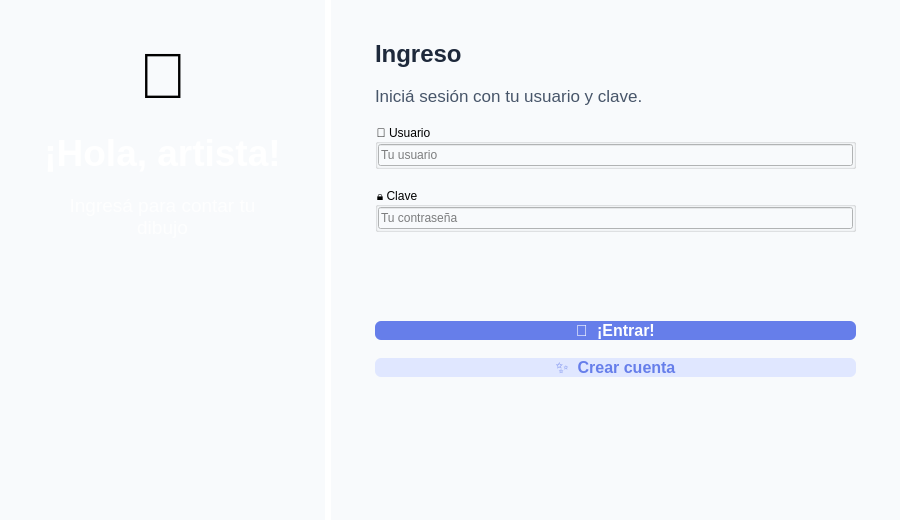
<?xml version="1.0" encoding="UTF-8"?>
<ui version="4.0">
 <class>LoginWindow</class>
 <widget class="QWidget" name="LoginWindow">
  <property name="geometry">
   <rect>
    <x>0</x>
    <y>0</y>
    <width>900</width>
    <height>520</height>
   </rect>
  </property>
  <property name="minimumSize">
   <size>
    <width>680</width>
    <height>520</height>
   </size>
  </property>
  <property name="windowTitle">
   <string>Analizador de Imágenes - Ingresar</string>
  </property>
  <property name="styleSheet">
   <string>QWidget { background-color: #f8fafc; }</string>
  </property>
  <layout class="QVBoxLayout" name="mainLayout">
   <property name="leftMargin">
    <number>0</number>
   </property>
   <property name="topMargin">
    <number>0</number>
   </property>
   <property name="rightMargin">
    <number>0</number>
   </property>
   <property name="bottomMargin">
    <number>0</number>
   </property>
   <item>
    <widget class="QWidget" name="containerWidget" native="true">
     <property name="styleSheet">
      <string>QWidget#containerWidget { background-color: #ffffff; border-radius: 12px; }</string>
     </property>
     <layout class="QHBoxLayout" name="containerLayout">
      <property name="leftMargin">
       <number>0</number>
      </property>
      <property name="topMargin">
       <number>0</number>
      </property>
      <property name="rightMargin">
       <number>0</number>
      </property>
      <property name="bottomMargin">
       <number>0</number>
      </property>
      <item>
       <widget class="QWidget" name="heroPanel" native="true">
        <property name="minimumWidth">
         <number>400</number>
        </property>
        <property name="styleSheet">
         <string>QWidget#heroPanel { background: linear-gradient(135deg, #667eea 0%, #764ba2 100%); border-radius: 12px 0px 0px 12px; }</string>
        </property>
        <layout class="QVBoxLayout" name="heroPanelLayout">
         <property name="leftMargin">
          <number>44</number>
         </property>
         <property name="topMargin">
          <number>40</number>
         </property>
         <property name="rightMargin">
          <number>44</number>
         </property>
         <property name="bottomMargin">
          <number>40</number>
         </property>
         <property name="spacing">
          <number>20</number>
         </property>
         <item>
          <widget class="QLabel" name="heroEmoji">
           <property name="text">
            <string>🎨</string>
           </property>
           <property name="alignment">
            <set>Qt::AlignCenter</set>
           </property>
           <property name="styleSheet">
            <string>font-size: 64px;</string>
           </property>
          </widget>
         </item>
         <item>
          <widget class="QLabel" name="heroTitle">
           <property name="text">
            <string>¡Hola, artista!</string>
           </property>
           <property name="alignment">
            <set>Qt::AlignCenter</set>
           </property>
           <property name="styleSheet">
            <string>color: #ffffff; font-size: 28pt; font-weight: bold;</string>
           </property>
          </widget>
         </item>
         <item>
          <widget class="QLabel" name="heroSubtitle">
           <property name="text">
            <string>Ingresá para contar tu dibujo</string>
           </property>
           <property name="alignment">
            <set>Qt::AlignCenter</set>
           </property>
           <property name="wordWrap">
            <bool>true</bool>
           </property>
           <property name="styleSheet">
            <string>color: rgba(255, 255, 255, 0.8); font-size: 14pt;</string>
           </property>
          </widget>
         </item>
         <item>
          <spacer name="verticalSpacer1">
           <property name="orientation">
            <enum>Qt::Vertical</enum>
           </property>
           <property name="sizeType">
            <enum>QSizePolicy::Expanding</enum>
           </property>
           <property name="sizeHint" stdset="0">
            <size>
             <width>20</width>
             <height>40</height>
            </size>
           </property>
          </spacer>
         </item>
        </layout>
       </widget>
      </item>
      <item>
       <widget class="QWidget" name="formPanel" native="true">
        <property name="minimumWidth">
         <number>380</number>
        </property>
        <layout class="QVBoxLayout" name="formPanelLayout">
         <property name="leftMargin">
          <number>44</number>
         </property>
         <property name="topMargin">
          <number>40</number>
         </property>
         <property name="rightMargin">
          <number>44</number>
         </property>
         <property name="bottomMargin">
          <number>40</number>
         </property>
         <property name="spacing">
          <number>18</number>
         </property>
         <item>
          <widget class="QLabel" name="sectionLabel">
           <property name="text">
            <string>Ingreso</string>
           </property>
           <property name="styleSheet">
            <string>color: #1e293b; font-size: 18pt; font-weight: bold;</string>
           </property>
          </widget>
         </item>
         <item>
          <widget class="QLabel" name="sectionDescription">
           <property name="text">
            <string>Iniciá sesión con tu usuario y clave.</string>
           </property>
           <property name="wordWrap">
            <bool>true</bool>
           </property>
           <property name="styleSheet">
            <string>color: #475569; font-size: 13pt;</string>
           </property>
          </widget>
         </item>
         <item>
          <widget class="QGroupBox" name="usernameGroup">
           <property name="title">
            <string>👤 Usuario</string>
           </property>
           <layout class="QVBoxLayout" name="usernameGroupLayout">
            <property name="leftMargin">
             <number>0</number>
            </property>
            <property name="topMargin">
             <number>0</number>
            </property>
            <property name="rightMargin">
             <number>0</number>
            </property>
            <property name="bottomMargin">
             <number>0</number>
            </property>
            <item>
             <widget class="QLineEdit" name="usernameEdit">
              <property name="placeholderText">
               <string>Tu usuario</string>
              </property>
             </widget>
            </item>
           </layout>
          </widget>
         </item>
         <item>
          <widget class="QGroupBox" name="passwordGroup">
           <property name="title">
            <string>🔒 Clave</string>
           </property>
           <layout class="QVBoxLayout" name="passwordGroupLayout">
            <property name="leftMargin">
             <number>0</number>
            </property>
            <property name="topMargin">
             <number>0</number>
            </property>
            <property name="rightMargin">
             <number>0</number>
            </property>
            <property name="bottomMargin">
             <number>0</number>
            </property>
            <item>
             <widget class="QLineEdit" name="passwordEdit">
              <property name="placeholderText">
               <string>Tu contraseña</string>
              </property>
              <property name="echoMode">
               <enum>QLineEdit::Password</enum>
              </property>
             </widget>
            </item>
           </layout>
          </widget>
         </item>
         <item>
          <spacer name="verticalSpacer2">
           <property name="orientation">
            <enum>Qt::Vertical</enum>
           </property>
           <property name="sizeHint" stdset="0">
            <size>
             <width>20</width>
             <height>8</height>
            </size>
           </property>
          </spacer>
         </item>
         <item>
          <widget class="QPushButton" name="ingresarButton">
           <property name="minimumHeight">
            <number>44</number>
           </property>
           <property name="text">
            <string>🚀  ¡Entrar!</string>
           </property>
           <property name="styleSheet">
            <string>QPushButton { background-color: #667eea; color: white; border-radius: 6px; font-size: 12pt; font-weight: bold; }
QPushButton:hover { background-color: #5568d3; }
QPushButton:pressed { background-color: #4854c2; }</string>
           </property>
          </widget>
         </item>
         <item>
          <widget class="QPushButton" name="registrarseButton">
           <property name="minimumHeight">
            <number>44</number>
           </property>
           <property name="text">
            <string>✨  Crear cuenta</string>
           </property>
           <property name="styleSheet">
            <string>QPushButton { background-color: #e0e7ff; color: #667eea; border-radius: 6px; font-size: 12pt; font-weight: bold; }
QPushButton:hover { background-color: #ddd6fe; }
QPushButton:pressed { background-color: #c7d2fe; }</string>
           </property>
          </widget>
         </item>
         <item>
          <widget class="QLabel" name="statusLabel">
           <property name="text">
            <string></string>
           </property>
           <property name="alignment">
            <set>Qt::AlignCenter</set>
           </property>
           <property name="wordWrap">
            <bool>true</bool>
           </property>
          </widget>
         </item>
         <item>
          <spacer name="verticalSpacer3">
           <property name="orientation">
            <enum>Qt::Vertical</enum>
           </property>
           <property name="sizeType">
            <enum>QSizePolicy::Expanding</enum>
           </property>
           <property name="sizeHint" stdset="0">
            <size>
             <width>20</width>
             <height>40</height>
            </size>
           </property>
          </spacer>
         </item>
        </layout>
       </widget>
      </item>
     </layout>
    </widget>
   </item>
  </layout>
 </widget>
 <resources/>
 <connections/>
</ui>
